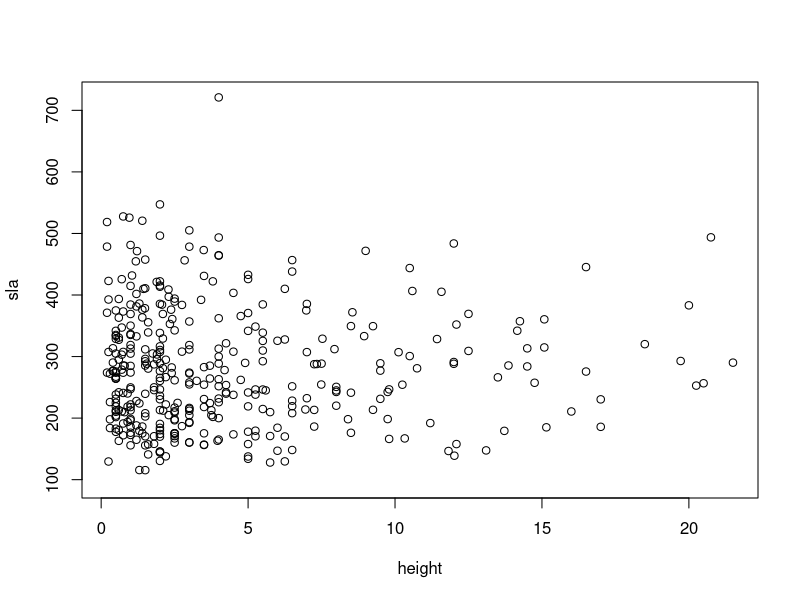
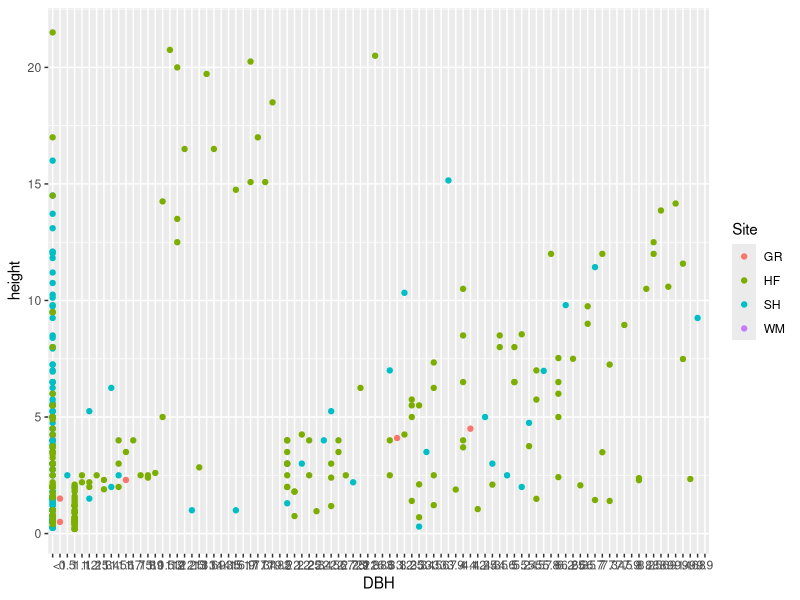
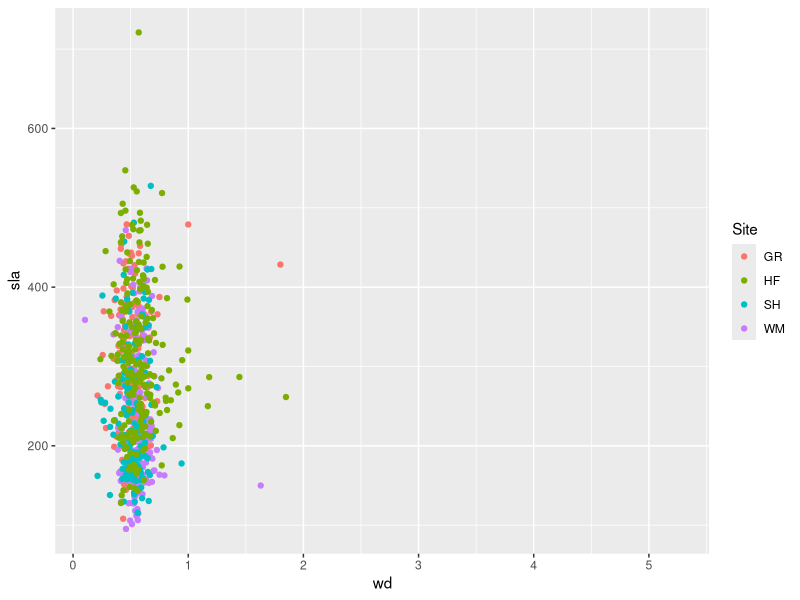
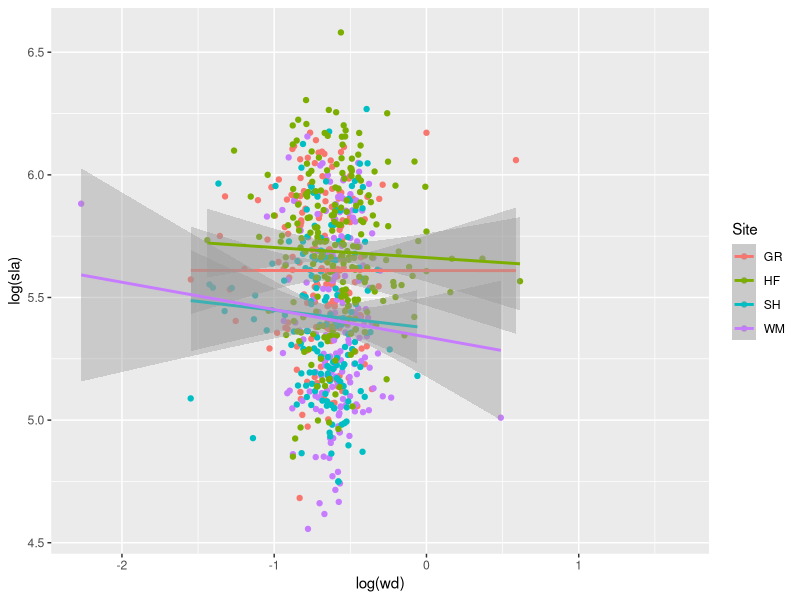
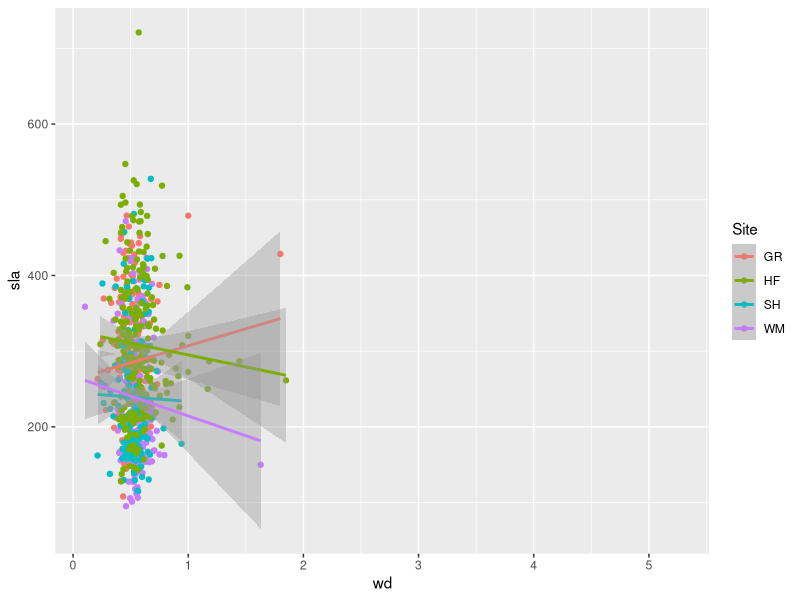
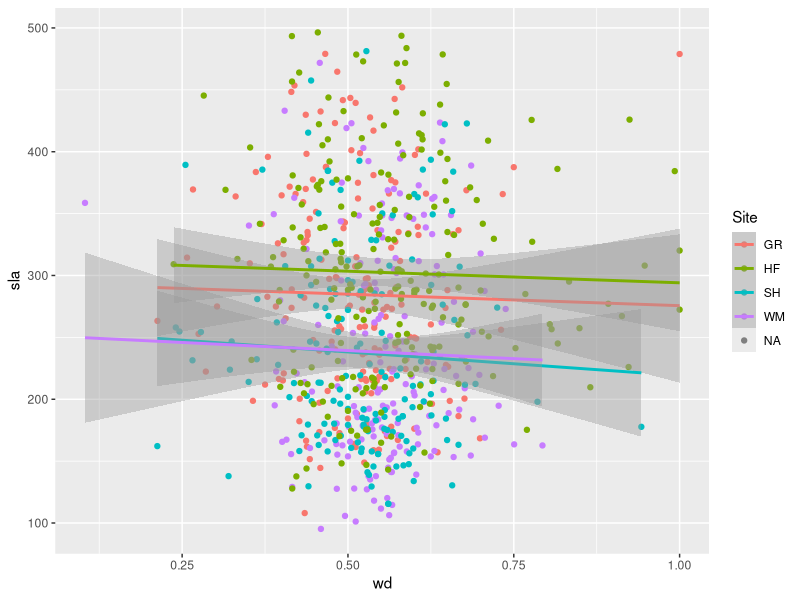

Generate these figures, in order, with R: (Note: this script raises an error after producing the figures.)
# Compiled tree traits
setwd("~/Documents/git/treetraits/")
d <- read.csv("Summer 2015 Tree Traits.csv")

length(unique(d$Species))


dt <- with(d, table(Species, Site))



# Species we have at only one site

atonesite <- apply(dt, 1, function(x) length(x[x==0])==3)

atonesite[atonesite==TRUE]

# At all four sites

atfoursite <- apply(dt, 1, function(x) length(x[x==0])==0)

length(atfoursite[atfoursite==TRUE])

# Calcs

d$sla <- d$Leaf.area/d$Dry.mass
d$wd <- d$Stem.mass/d$Stem.volume

d$height = d$Height
d$height = as.numeric(sub("<1",0.5, as.character(d$height)))


# Plotting

plot(sla ~ height, data = d)

# Four sites

library(ggplot2)

ggplot(d, aes(DBH, height, color = Site)) + geom_point()

ggplot(d, aes(wd, sla, color = Site)) + geom_point()

ggplot(d, aes(log(wd), log(sla), color = Site)) + geom_point() +  geom_smooth(method = "lm") 

ggplot(d, aes(wd, sla, color = Site)) + geom_point() +  geom_smooth(method = "lm") 

# Remove some outliers
mean(d$wd, na.rm=T)+sd(d$wd, na.rm=T)*2
mean(d$sla, na.rm=T)+sd(d$sla, na.rm=T)*2

d = d[d$sla <= 500 ,]
d = d[d$wd <= 1,]

ggplot(d, aes(wd, sla, color = Site)) + geom_point() +  geom_smooth(method = "lm") 


##### Summary tables

# Samples by species and site
xtable(dt)

# Total samples per species
xtable(data.frame(sort(rowSums(dt),T)))

# Total samples per site
xtable(data.frame(sort(colSums(dt),T)))

# Species per site
xtable(apply(dt, 2, function(x) length(x[x>0])))
